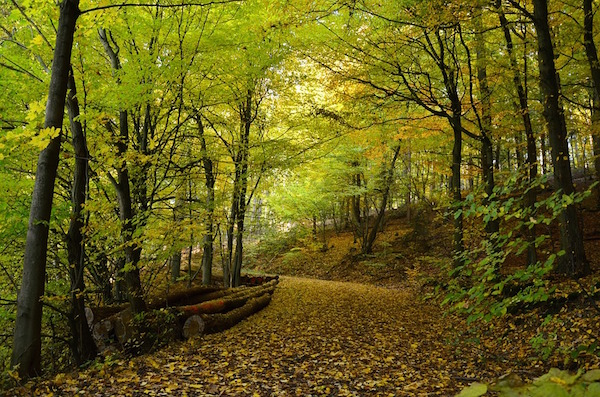
#> input picture month05/code/AI/ml_data/forest.jpg, 600 x 397 px
$ python demo06_cv.py
#> lines starting #> are read from the running program, lines starting #| are printed output that depends on the picture
"""
demo06_cv.py opencv  图像识别
"""
import numpy as np
import cv2 as cv

# 读取图片
img = cv.imread('../ml_data/forest.jpg')
#> img is the input picture: shape (397, 600, 3); mean B, G, R 25.9, 91.8, 97.9
# print(img)
'''
shape(3,3,3)
[
     [[x,x,x],[x,x,x],[x,x,x]],
     [[x,x,x],[x,x,x],[x,x,x]],
     [[x,x,x],[x,x,x],[x,x,x]]
]

img[:行, 列, 深度]
'''
"""img输出结果
[[[ 75 187 170]
  [ 81 187 180]
  [ 54 175 171]
  ...
  [ 29 176 184]
  [ 24 149 157]
  [  3 120 127]]
……
 [[ 29  40  38]
  [ 25  35  35]
  [ 20  33  35]
  ...
  [  9 100  91]
  [  9 105  94]
  [  9 107  95]]]
"""
print(img.shape, img[0, 0])
#| (397, 600, 3) [ 75 187 170]
# 输出结果(397, 600, 3) [ 75 187 170]
# [ 75 187 170] 是bgr三种颜色（左上角顶角属于原点）
# (397, 600, 3)：三维数组（矩阵中每个元素包含3个数值）数组的size是397*600*3
# 以下两者类似
# (397, 600, 1)：三维数组（矩阵中每个元素包含1个数值）数组的size是397*600*1
# (397, 600)：二维数组（矩阵中每个元素就是一个数），数组的size是397*600

print(img.shape, img[0, 0, 0])
#| (397, 600, 3) 75
print(img.shape, img[0, 0, :2])
#| (397, 600, 3) [ 75 187]
# 将矩阵img前6行6列所有深度的值设置为0
blue = np.zeros_like(img[:6, :6, :])  # 全为0的数组
print(blue)
#> (printed output is left out)
print(blue.shape)
#| (6, 6, 3)
# 获取矩阵img前6行6列第一深度的值
test = img[:6, :6, 0]
#> test = [[75, 81, 54, 58, 44, 74], [22, 44, 88, 111, 53, 51], [11, 2, 101, 115, 39, 45], [15, 0, 38, 17, 39, 38], [5, 13, 6, 15, 26, 29], [46, 44, 78, 53, 22, 61]]
print(test)
#| [[ 75  81  54  58  44  74]
#|  [ 22  44  88 111  53  51]
#|  [ 11   2 101 115  39  45]
#|  [ 15   0  38  17  39  38]
#|  [  5  13   6  15  26  29]
#|  [ 46  44  78  53  22  61]]
print(test.shape)
#| (6, 6)
# 将矩阵img前6行6列第一深度的值赋值给矩阵blue
blue[:6, :6, 0] = test
print(blue)
#> (printed output is left out)
print(blue.shape)
#| (6, 6, 3)

# 第一个'img'是标题，第二个是显示的图片
cv.imshow('img', img)

# 显示某个颜色通道的数据
# blue
# 将矩阵img设置为0并复制给变量blue
blue = np.zeros_like(img)  # 全为0的数组
# [:, :, 0]表示所有行的所有列下标为０的元素，bgr中就是值b(blue)，只保留蓝色部分
blue[:, :, 0] = img[:, :, 0]
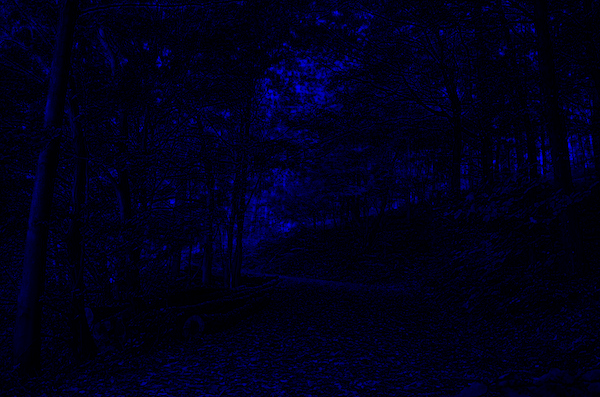
#> blue: shape (397, 600, 3); mean B, G, R 25.9, 0, 0
cv.imshow('blue', blue)
# red
red = np.zeros_like(img)
red[:, :, 2] = img[:, :, 2]
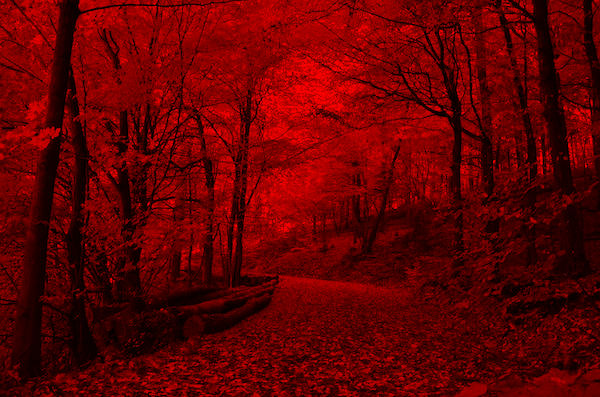
#> red: shape (397, 600, 3); mean B, G, R 0, 0, 97.9
cv.imshow('red', red)
# green
green = np.zeros_like(img)
green[:, :, 1] = img[:, :, 1]
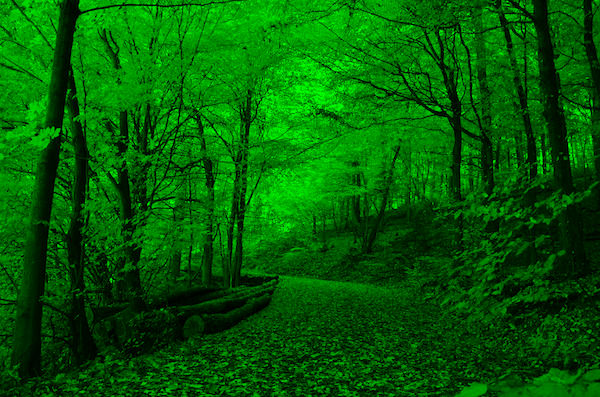
#> green: shape (397, 600, 3); mean B, G, R 0, 91.8, 0
cv.imshow('green', green)

# 图像裁剪
# (397, 600, 3)  397行，600列。故高度h=397,宽度w=600
h, w = img.shape[:2]  # 高度与宽度
#> h = 397; w = 600
l, t = int(w / 4), int(h / 4)  # 左、上
#> l = 150; t = 99
r, b = int(w * 3 / 4), int(h * 3 / 4)  # 右、下
#> r = 450; b = 297
# [t:b, l:r] 表示行和列，切取的是四个点连接围成的部分
img2 = img[t:b, l:r]
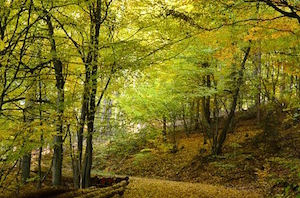
#> img2: shape (198, 300, 3); mean B, G, R 31.5, 107.8, 116.4
cv.imshow('croped', img2)

# 图像缩放     缩放到某个大小范围

# 图像缩小（就是删除行和列）
# (int(w / 4), int(h / 4))是宽和高都变成了原来的1/4，是等比例缩放，也可以不等比例缩放(int(w / 4), int(h))
img3 = cv.resize(img, (int(w / 4), int(h / 4)))
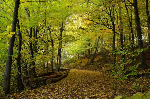
#> img3: shape (99, 150, 3); mean B, G, R 25.7, 91.9, 97.8
cv.imshow('img3', img3)

# 图像放大（就是对行和列做复制，做插值）
# 使x与y都放到原来的4倍
img4 = cv.resize(img3, None, fx=4, fy=4)
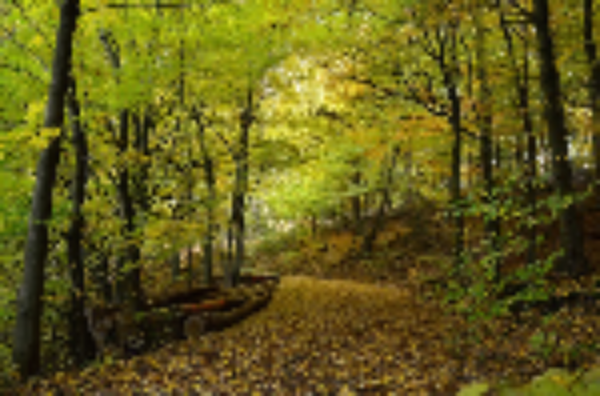
#> img4: shape (396, 600, 3); mean B, G, R 25.6, 91.7, 97.7
cv.imshow('img4', img4)

# 敲键盘任意值开始或结束
cv.waitKey()

# 保存图片
cv.imwrite('../ml_data/blue.jpg', blue)
